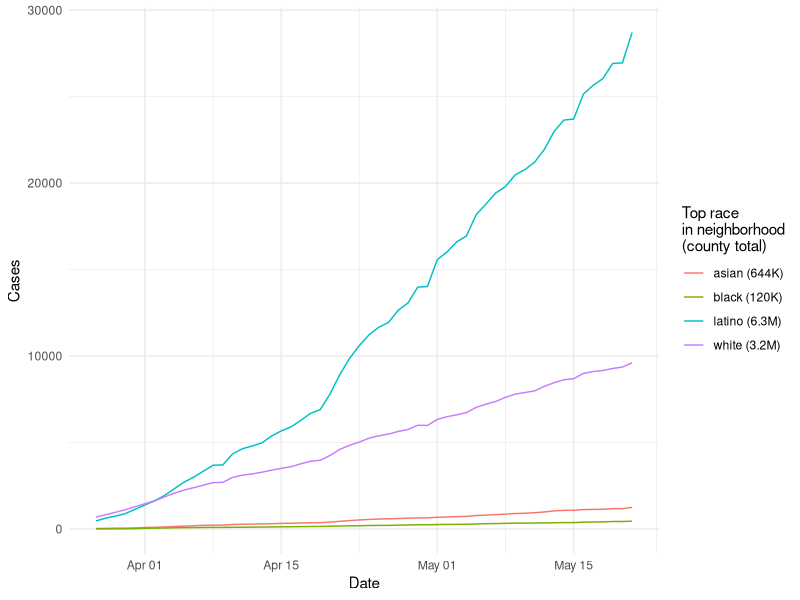
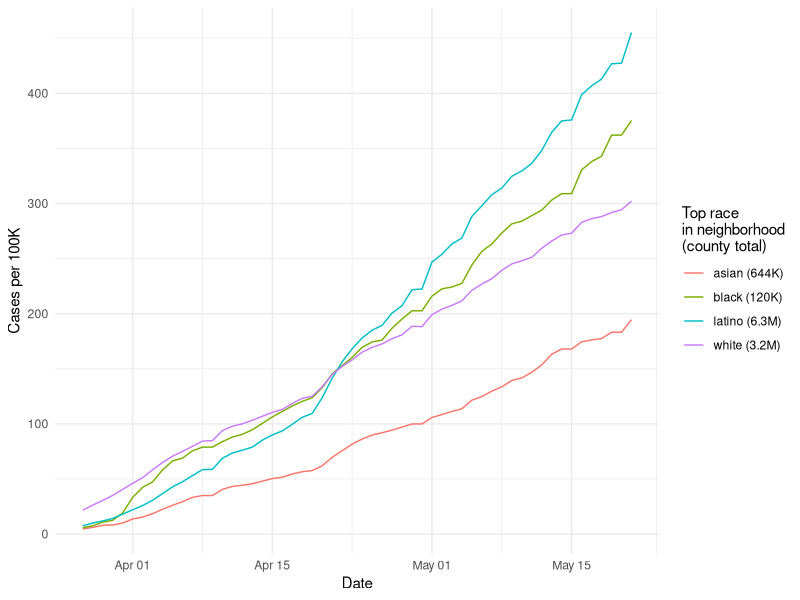
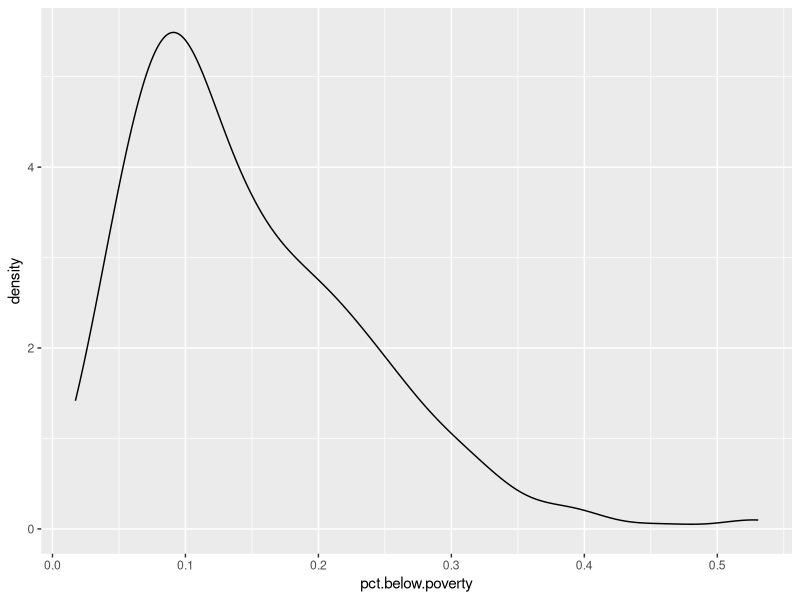
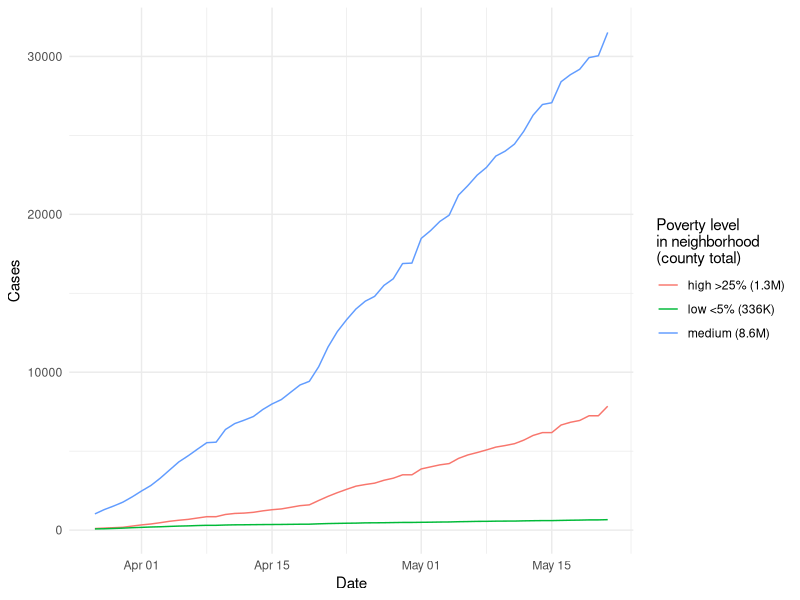
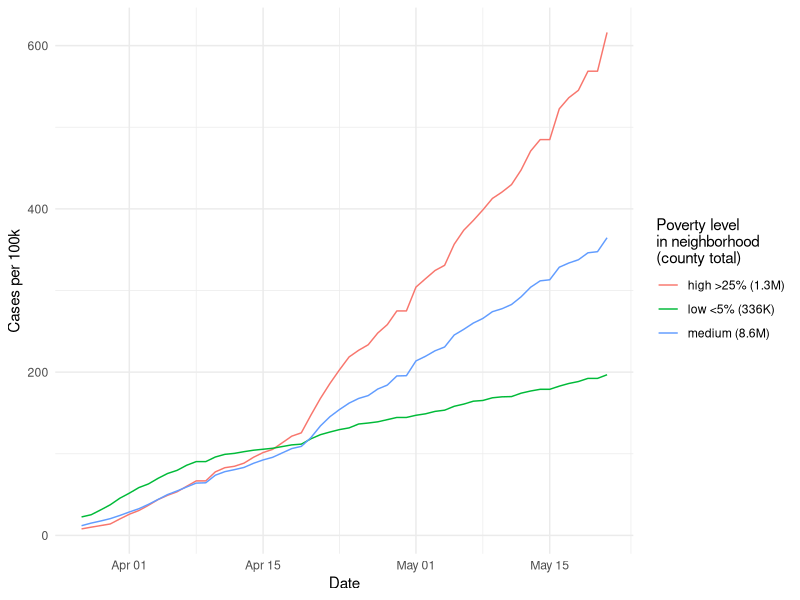
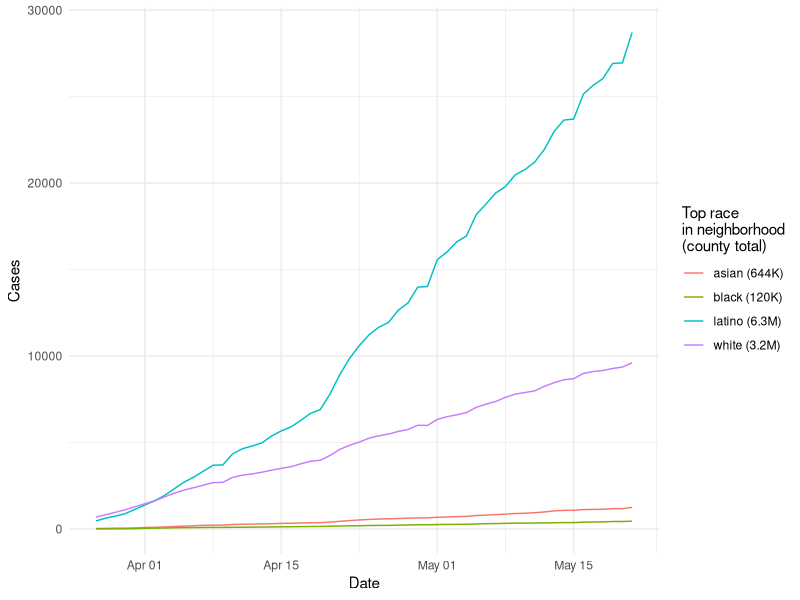
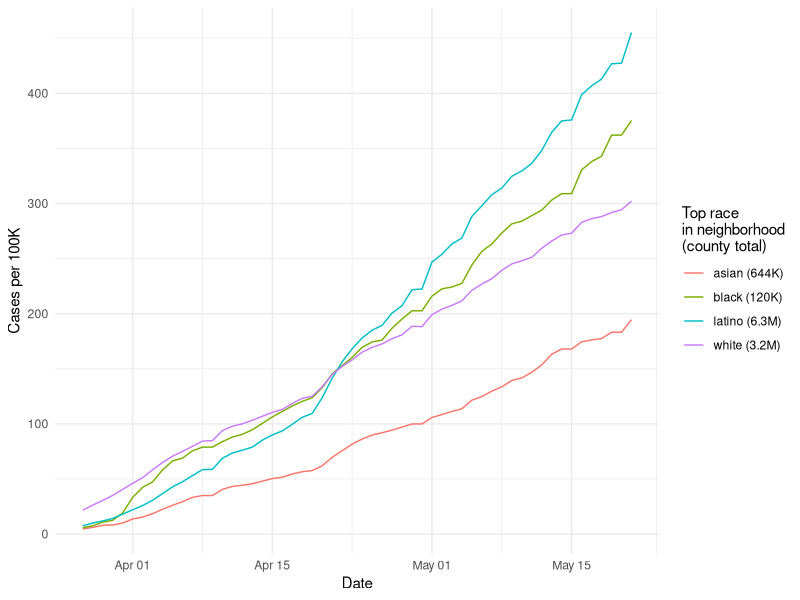
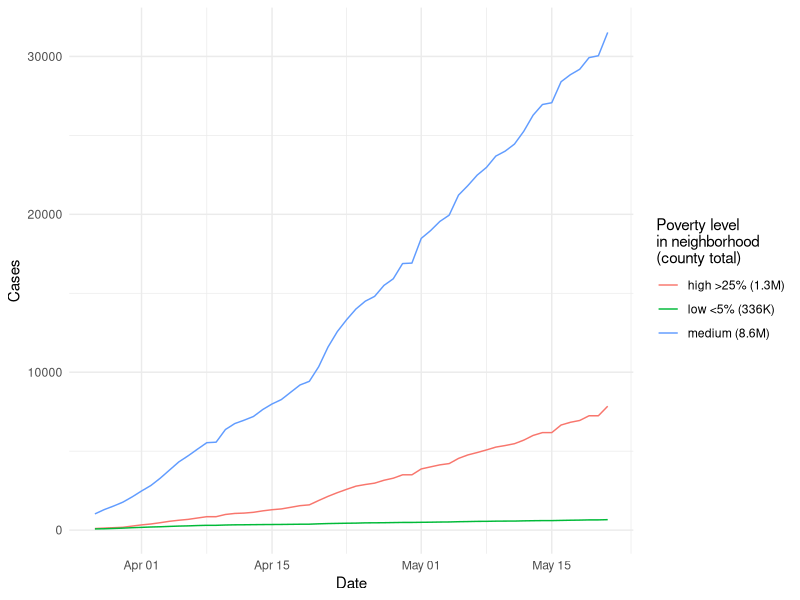

Write the R code that produced these figures, in order.
library(glue)
library(tidyverse)

csa.daily = read_csv('processed/csa-daily-calcs.csv')

csa.daily

csa.race = read_csv('gis-census/csa-race.csv')

csa.race

csa.race %>% count(top.group, is.majority)
csa.race %>% count(top.group)
csa.race %>% group_by(top.group) %>% summarise(pop = sum(total))

daily.by.hood.race = csa.daily %>% 
  left_join(
    csa.race %>% 
      select(-total) %>% 
      select(csa.hood.name = hood.name, top.race = top.group, is.majority)
  ) %>% 
  group_by(top.race, date) %>% 
  summarise(
    cases = sum(confirmed.cases),
    population = sum(population),
    case.rate.100k = cases / population * 100000
  ) %>% 
  ungroup() %>% 
  mutate(
    top.race = case_when(
      population > 1000000 ~ glue('{top.race} ({round(population / 1000000, 1)}M)'),
      population < 1000000 ~ glue('{top.race} ({round(population / 1000)}K)'),
    )
  )

daily.by.hood.race

daily.by.hood.race %>% distinct(top.race, population)

plot.race.cases = daily.by.hood.race %>% 
  ggplot(aes(date, cases, color = top.race)) +
  geom_line() +
  labs(color = 'Top race\nin neighborhood\n(county total)') +
  ylab('Cases') +
  xlab('Date') +
  theme_minimal()

plot.race.cases

plot.race.case.rate = daily.by.hood.race %>% 
  ggplot(aes(date, case.rate.100k, color = top.race)) +
  geom_line() +
  labs(color = 'Top race\nin neighborhood\n(county total)') +
  ylab('Cases per 100K') +
  xlab('Date') +
  theme_minimal()

plot.race.case.rate

csa.poverty = read_csv('gis-census/csa-poverty.csv')

csa.poverty

csa.poverty %>% 
  ggplot(aes(pct.below.poverty)) +
  geom_density()

csa.poverty = csa.poverty %>% 
  mutate(
    poverty.bin = case_when(
      pct.below.poverty >= 0.25 ~ 'high >25%',
      pct.below.poverty < 0.25 & pct.below.poverty >= 0.05 ~ 'medium',
      pct.below.poverty < 0.05 ~ 'low <5%',
    )
  )

csa.poverty %>% count(poverty.bin)

csa.poverty %>% group_by(poverty.bin) %>% summarise(pop = sum(total))

daily.by.hood.poverty = csa.daily %>% 
  left_join(
    csa.poverty %>% 
      select(-total) %>% 
      rename(csa.hood.name = hood.name)
  ) %>% 
  group_by(poverty.bin, date) %>% 
  summarise(
    cases = sum(confirmed.cases),
    population = sum(population),
    case.rate.100k = cases / population * 100000
  ) %>% 
  ungroup() %>% 
  mutate(
    poverty.bin = case_when(
      population > 1000000 ~ glue('{poverty.bin} ({round(population / 1000000, 1)}M)'),
      population < 1000000 ~ glue('{poverty.bin} ({round(population / 1000)}K)'),
    )
  )

daily.by.hood.poverty

plot.poverty.cases = daily.by.hood.poverty %>% 
  ggplot(aes(date, cases, color = poverty.bin)) +
  geom_line() +
  labs(color = 'Poverty level\nin neighborhood\n(county total)') +
  xlab('Date') +
  ylab('Cases') +
  theme_minimal()

plot.poverty.cases

plot.poverty.case.rate = daily.by.hood.poverty %>% 
  ggplot(aes(date, case.rate.100k, color = poverty.bin)) +
  geom_line() +
  labs(color = 'Poverty level\nin neighborhood\n(county total)') +
  xlab('Date') +
  ylab('Cases per 100k') +
  theme_minimal()

plot.poverty.case.rate

daily.by.hood.poverty %>% write_csv('processed/daily-poverty-groups.csv')

daily.by.hood.poverty %>%
  select(poverty.bin, date, case.rate.100k) %>% 
  mutate(poverty.bin = as.character(poverty.bin)) %>% 
  pivot_wider(names_from = 'date', values_from = 'case.rate.100k') %>% 
  # mutate(poverty.bin = word(poverty.bin)) %>% 
  write_csv('processed/daily-poverty-groups-wide.csv')

ggsave(filename = 'plots/csa-daily-race-counts.png', plot = plot.race.cases, width = 11, height = 8)
ggsave(filename = 'plots/csa-daily-race-rates.png', plot = plot.race.case.rate, width = 11, height = 8)
ggsave(filename = 'plots/csa-daily-poverty-counts.png', plot = plot.poverty.cases, width = 11, height = 8)
ggsave(filename = 'plots/csa-daily-poverty-rates.png', plot = plot.poverty.case.rate, width = 11, height = 8)

daily.by.hood.poverty %>%
  mutate(poverty.bin = word(poverty.bin)) %>%
  select(date, case.rate.100k, poverty.bin) %>% 
  filter(poverty.bin != 'medium') %>% 
  pivot_wider(names_from = 'poverty.bin', values_from = 'case.rate.100k') %>% 
  mutate(low.higher = low > high) %>% 
  arrange(date)
